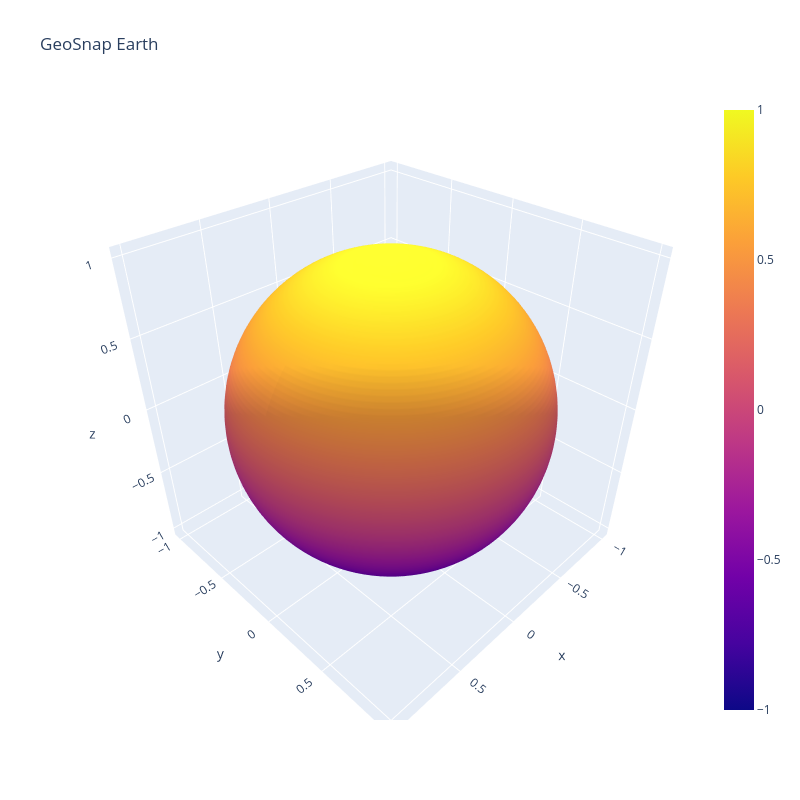

Notebook code cell kept with this figure:
### Code cell
u = np.linspace(0,2*np.pi,100)
v = np.linspace(0,np.pi,100)

x = np.outer(np.cos(u),np.sin(v))
y = np.outer(np.sin(u),np.sin(v))
z = np.outer(np.ones(np.size(u)),np.cos(v))

fig = go.Figure(
    data = [
        go.Surface(
            x = x,
            y = y,
            z = z
        )
    ]
)

fig.update_layout(
    title = "GeoSnap Earth",
    width = 800,
    height = 800
)

fig.show()

### Figure 1 — Plotly figure (JSON) as saved in the notebook; plotly's stock layout.template omitted (floating-point values rounded to 4 significant figures; data arrays with more than 128 entries replaced by an {"elided": "..."} marker saying what was removed)
{"data": [{"type": "surface", "x": {"elided": "100x100 float values"}, "y": {"elided": "100x100 float values"}, "z": {"elided": "100x100 float values"}}], "layout": {"height": 800, "title": {"text": "GeoSnap Earth"}, "width": 800}}
